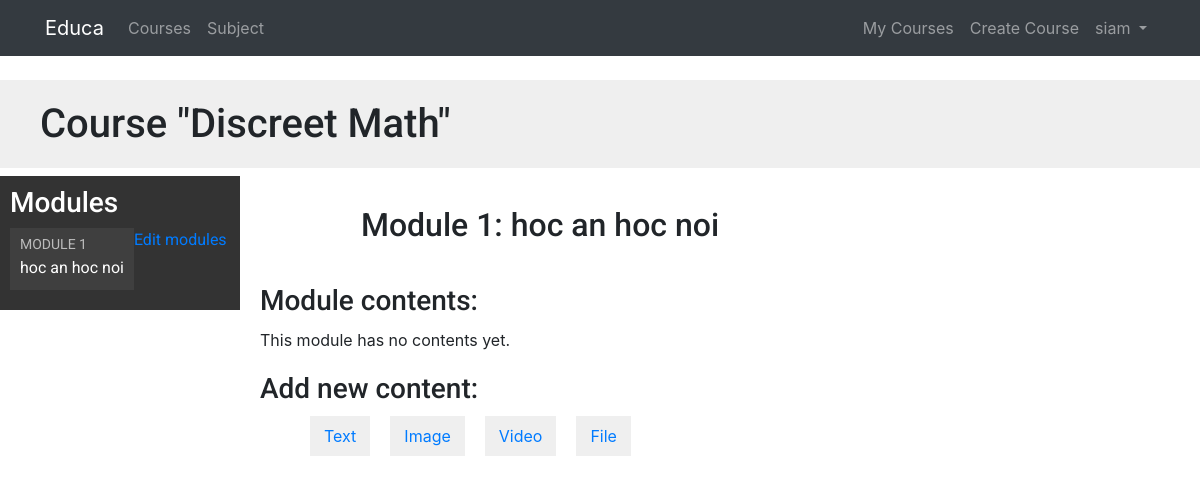
Before: /course/module/6/ (signed in) with the older database file.
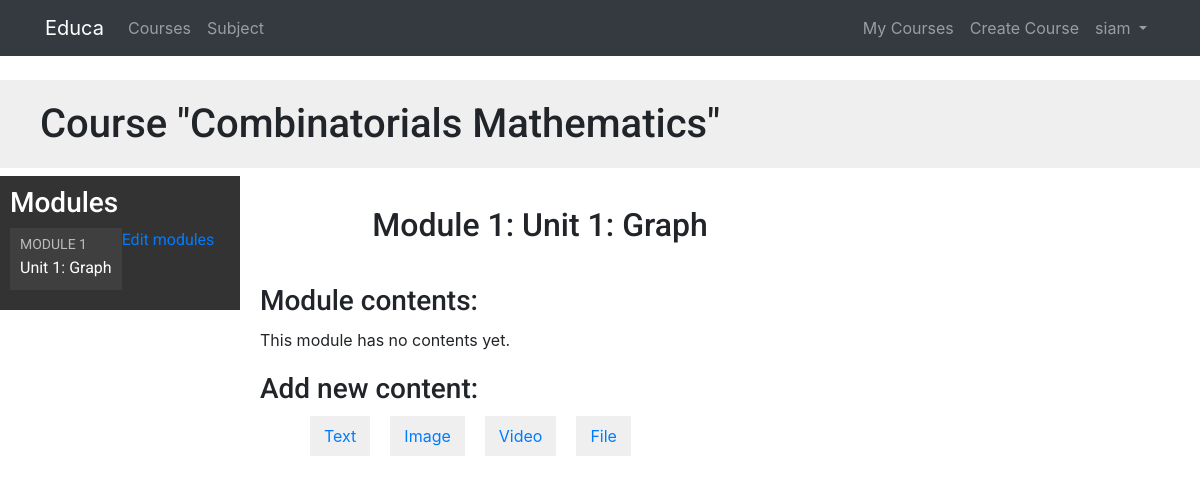
After: the same page with the newer database file.
### courses/models.py (models this page shows, shortened)
class Course(models.Model):
    owner = models.ForeignKey(User,
                    related_name='courses_created',
                    on_delete=models.CASCADE)
    subject = models.ForeignKey(Subject, related_name='courses',
                        on_delete=models.CASCADE)
    title = models.CharField(max_length=200)
    slug = models.SlugField(max_length=200, unique=True)
    overview = models.TextField()
    created = models.DateTimeField(auto_now_add=True)
    students = models.ManyToManyField(User,
                                      related_name='courses_joined',
                                      blank=True)
    class Meta:
        ordering = ['-created']

class Module(models.Model):
    course = models.ForeignKey(Course,
                        related_name='modules',
                        on_delete=models.CASCADE)
    title = models.CharField(max_length=200)
    description = models.TextField(blank=True)
    order = OrderField(blank=True, for_fields=['course'])
    class Meta:
        ordering = ['order'] #default ordering

### courses/views.py (the view)
class ModuleContentListView(TemplateResponseMixin, View):
    template_name = 'courses/manage/module/content_list.html'
    def get(self, request, module_id):
        module = get_object_or_404(Module,
                                   id=module_id,
                                   course__owner=request.user)
        return self.render_to_response({'module': module})

### courses/templatetags/course.py (called while the page is built)
@register.filter(name='has_group')
def has_group(user, group_name):
    group = Group.objects.get(name=group_name)
    return True if group in user.groups.all() else False

### templates/courses/manage/module/content_list.html (shortened to what this page needs)
{% extends "base.html" %}
{% load course %}
{% block content %}
  {% with course=module.course %}
    <h1>Course "{{ course.title }}"</h1>
    <div class="contents">
      <h3>Modules</h3>
      <ul id="modules">
        {% for m in course.modules.all %}
          <li data-id="{{ m.id }}" {% if m == module %}class="selected"{% endif %}>
            <a href="{% url "module_content_list" m.id %}">
              <span>
                Module <span class="order">{{ m.order|add:1 }}</span>
              </span>
              <br>
              {{ m.title }}
            </a>
          </li>
        {% empty %}
          <li>No modules yet.</li>
        {% endfor %}
      </ul>
      <p><a href="{% url "course_module_update" course.id %}">Edit modules</a></p>
    </div>
    <div class="module">
      <h2>Module {{ module.order|add:1 }}: {{ module.title }}</h2>
      <h3>Module contents:</h3>
      <div id="module-contents">
        {% for content in module.contents.all %}
          <div data-id="{{ content.id }}">
            {% with item=content.item %}
              <p>{{ item }} ({{ item|model_name }})</p>
              <a href="{% url "module_content_update" module.id item|model_name item.id %}">Edit</a>
              <form action="{% url "module_content_delete" content.id %}" method="post">
                <input type="submit" value="Delete">
                {% csrf_token %}
              </form>
            {% endwith %}
          </div>
        {% empty %}
          <p>This module has no contents yet.</p>
        {% endfor %}
      </div>
      <h3>Add new content:</h3>
      <ul class="content-types">
        <li><a href="{% url "module_content_create" module.id "text" %}">Text</a></li>
        <li><a href="{% url "module_content_create" module.id "image" %}">Image</a></li>
        <li><a href="{% url "module_content_create" module.id "video" %}">Video</a></li>
        <li><a href="{% url "module_content_create" module.id "file" %}">File</a></li>
      </ul>
    </div>
  {% endwith %}
{% endblock %}

Changed rows visible on the page:
changed Course: title "Discreet Math" → "Combinatorials Mathematics"
changed Module: title "hoc an hoc noi" → "Unit 1: Graph"
